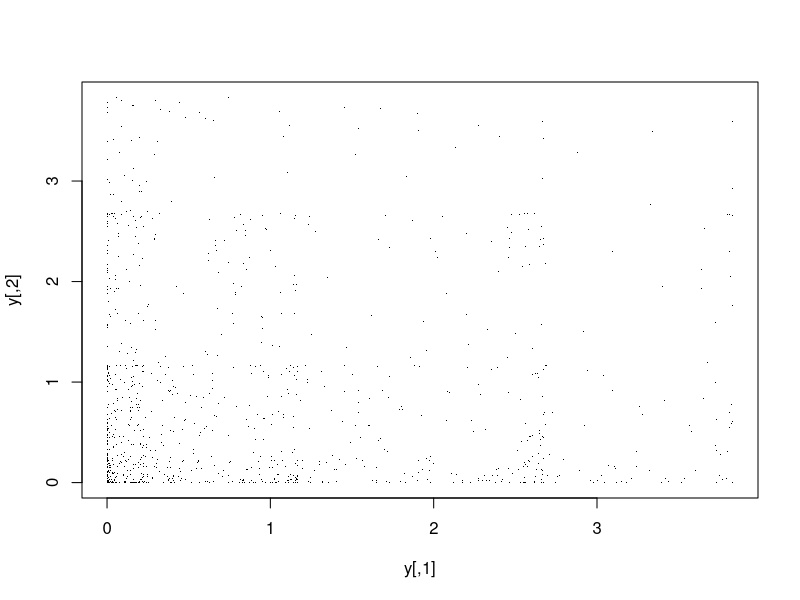
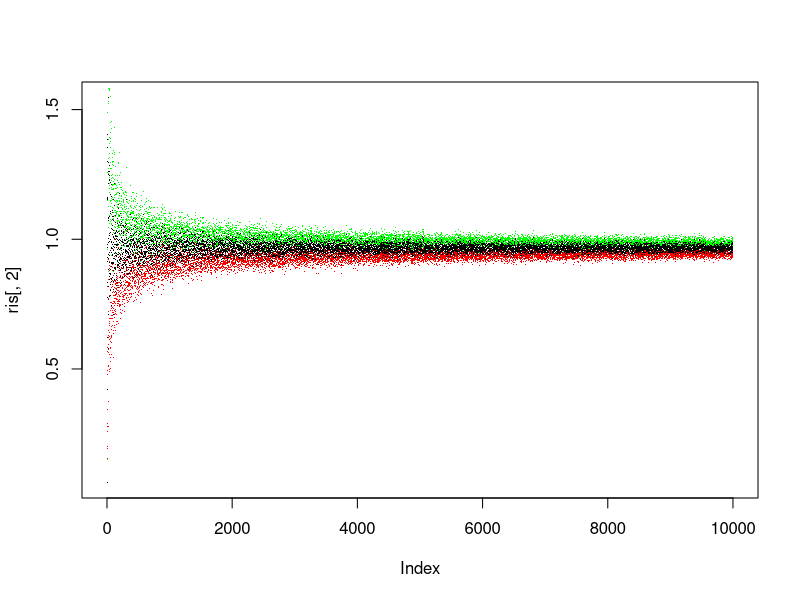
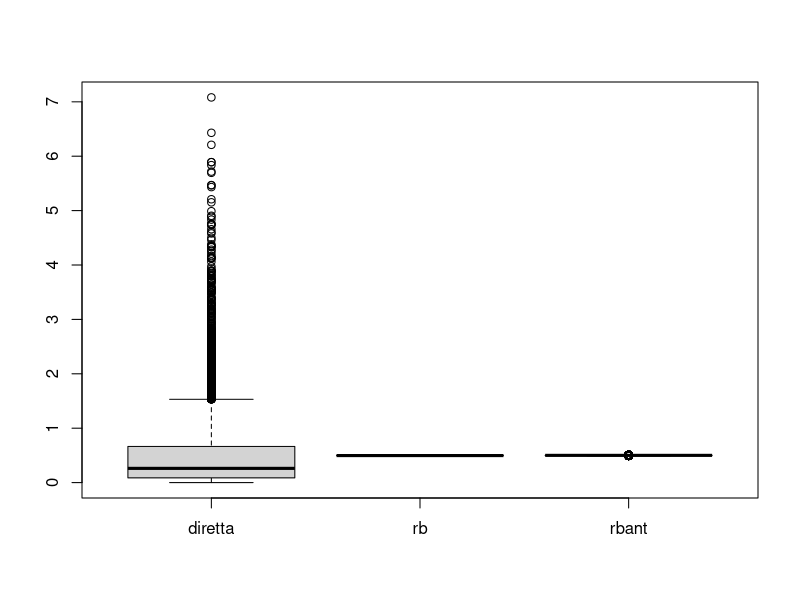

Write R code to recreate these figures, in order. (Note: this script raises an error after producing the figures.)
#LABORATORIO 2



#-------------------------------------ES. 1-------------------------------------

#per ic uso l'ic definito dalla distribuzione asintotica (se TLC valido) della 
#stima dell'integrale
monte.carlo1 <- function(n, f, B = 10000, alpha = 0.01){
  y <- sapply(rep(n,B), function(n) f(runif(n)))
  ybar <- mean(y)
  ic <- qnorm(1-alpha/2)*sd(y)/sqrt(B)
  cat ("La stima di I(f) e'", ybar,
       "\nIl vero I(f) e' compreso tra ", ybar - ic, "e", ybar + ic,
       "\n con probabilita'", 1 - alpha, "\n")
  plot(y, pch = '.')
}

h <- function(x) (cos(50*x)+sin(20*x))^2


monte.carlo1(1000,h)


#metodo più veloce ed efficiente 

h <- function(x) (cos(50*x)+sin(20*x))^2

B <- 10000

I <- h(runif(B))

mean(I)
s2 = var(I)
se = sqrt(s2/B)
mean(I) + c(-1,1) * qnorm(0.975) * se #ic 

#oppure direttamente
mean(I) + c(-1,1) * qnorm(0.975) *sd(I) /sqrt(B)

#verifico con la funzione nativa di R dato che l'integrale è univariato
integrate(h, 0, 1)
#la stima fatta via MC è molto vicina al valore restituito dalla funzioen nativa

#parte b

ris <- matrix(NA, 10000, 4)
colnames(ris) <- c('B', 'mean', 'inf', 'sup')


for (B in 2:10000){
  x <- runif(B)
  ris[B-1, 1] <- B
  ris[B-1, 2] <- mean(h(x))
  ris[B-1, 3] <- ris[B-1, 2]-qnorm(0.975)*sd(h(x))/sqrt(B)
  ris[B-1, 4] <- ris[B-1, 2]+qnorm(0.975)*sd(h(x))/sqrt(B)
}
plot(ris[,2], pch = '.')
points(ris[,3], pch = '.', col = 'red')
points(ris[,4], pch = '.', col = 'green')
points(ris[,2], pch = '.') #per mettere in evidenza i valori generati 

#-------------------------------------ES. 2-------------------------------------

monte.carlo2 <- function(n, f, B = 10000, alpha = 0.01) {
  y <- sapply(rep(n,B), function(n) f(runif(n), runif(n), runif(n)))
  ybar <- mean(y)
  ic <- qnorm(1-alpha/2)*sd(y)/sqrt(B)
  cat ("La stima di I(f) e'", ybar,
       "\nil vero valore di I(f) e' compreso tra ", ybar - ic ,
       "e", ybar + ic,
       "\n con probabilita'", 1 - alpha)
}

#per ovviare agli estemi di integrazione 'scomodi' e quindi dover generare da 
#un'unif(0,3), effettuo un cambio di variabili: yi = xi/3, passando 
#dalla funzione g1
g1 <- function(x1,x2,x3) exp(-abs(x1-x2)^(2+sqrt(x3)))
#alla funzione g2
g2 <- function(y1,y2,y3) 27 * exp(-abs(3*y1-3*y2)^(2+sqrt(3*y3)))

monte.carlo2(1000, g2)


#-------------------------------------ES. 3-------------------------------------

monte.carlo3 <- function(n, f, B = 10000, alpha = 0.01){
  y <- sapply(rep(n,B), function(n) f(runif(n,0,3),runif(n,0,3),runif(n,0,3)))
  #genero da uniformi (0,3)
  ybar <- mean(y)
  ic <- qnorm(1-alpha/2)*sd(y)/sqrt(B)
  cat ("Il valore previsto per I(f) e'", ybar,
       "\n il vero valore di I(f) e' tra", ybar-ic, "e", ybar+ic,
       "\n con probabilità", 1-alpha)
}

g1 <- function(x1,x2,x3) exp(-abs(x1-x2)^(2+sqrt(x3))) * 27 #*27 perchè la 
#densità dell'uniforme (0,3) è 1/3

monte.carlo3(1000, g1)



#-------------------------------------ES. 4-------------------------------------

t <- function (x) (exp(-sqrt(abs(x))) * sin(x^2/50))

B <- 10000

x <- rnorm(B, 0, 20)

z <- t(x)/dnorm(x,0,20)

g <- function(x) dnorm(x, 0,20)
integrate(g, -Inf, +Inf)
#qui si nota che (giustamente) la densità della normale integra ad 1, quindi 
#nella stima dell'integrale non è influente.

#intervallo di confidenza
cat(mean(z), mean(z)+c(-1,1)*qnorm(0.975)*sd(z)/sqrt(B), "\n")

#dato che l'integrale è univariato lo posso stimare con la funzione integrate()
integrate(t, -Inf, +Inf)


#senza campionamento per importanza: faccio un cambio di variabile per poter
#generare da un'unif(0,1):
# y = 1/(1 + e −x )
fy <- function(y){
  x = -log((1-y)/y)
  1/(y*(1-y)) * exp(-sqrt(abs(x)))*sin(x^2/50)
}

w <- fy(runif(B))
cat("Stima:", mean(w), "\nIntervallo:", 
    mean(w)+c(-1,1)*qnorm(0.975)*sd(w)/sqrt(B), "\n")
#la stima ha una bassissima precisione, questo sinpuo' capire dall'ampiezza 
#dell' ic

integrate(fy,1E-16,1-1E-16) # Dobbiamo escludere 0 e 1 dall'intervallo di
# integrazione, altrimenti si possono toccare valori 'scomodi' per la funzione,
#ossia 0 e 1



#-------------------------------------ES. 5-------------------------------------

#media di Y

# - procdeura diretta
B <- 10000

x <- rexp(B)

diretta <- sapply(x, function(x) runif(1, 0, x))

cat("Stima diretta di E(Y):", mean(diretta), 
    "\nIntervallo:", mean(diretta)+c(-1,1)*qnorm(0.975)*sd(diretta)/sqrt(B), "\n")

sd(diretta) #deviazione standard molto alta



# - Rao-Blackwell
#uso la media condizionata di Y|X, essendo X un'uniforme ha media X/2, quindi 
#calcolo la media di Y tramite la media condizionata di Y|X, ossia X/2
#la varianza usando rb è piu' bassa (vedi pag. 176 2 PARTE)
xrb <- rexp(B)
rb <- mean(xrb/2)

sd(xrb/2) #deviazione standard molto alta
cat("Stima di E(Y) con RB:", mean(xrb/2), "\nIntervallo:", 
    mean(xrb/2)+c(-1,1)*qnorm(0.975)*sd(xrb/2)/sqrt(B), "\n")


# - RB+anti
#genero solo al 1° livello (x~exp(n)) (RB)
#creo correlazione negativa alla generazione fatta al 1° livello (anti)
M <- 500
rbant <- rep(NA,M)
for (i in 1:M){
  u <- runif(B/2)
  x1 <- qexp(u)
  x2 <- qexp(1-u) #variabile antitetica 1-u per ottenere correlazione 
  x <- c(x1,x2)                                                 #negativa
  rbant[i] <- mean(x/2)
}

mean(rbant) 
sd(rbant) #ottima precisione

boxplot(cbind(diretta, rb, rbant))

cat('Deviazioni standard: \n',
    '\ndiretta', sd(diretta),
    '\nRB', sd(xrb/2),
    '\nrbant', sd(rbant))

mean(y>1)



#-------------------------------------ES. 5-------------------------------------

# - diretta 
B <- 1000
x <- rexp(B)
y <- sapply(x, function(x) runif(1, 0, x))
I1 <- mean(y)
P1 <- mean(y>1)
cat("La stima diretta di E(Y) e'", I1,
    "\nE' contenuta tra", I1 - qnorm(0.975)*sd(y)/sqrt(B),
    "e", I1 + qnorm(0.975)*sd(y)/sqrt(B),
    "con una probabilita' del 95%",
    "\nLa stima di P(Y>1) è", P1)

# - RB
#devo fare le medie delle varie exp, poi faccio la media delle medie
#condizionate
I2 <- mean(x/2)
P2 <- mean((x/2)>1)
cat("La stima RB di E(Y) e'", I2,
    "\nE' contenuta tra", I2 - qnorm(0.975)*sd(x/2)/sqrt(B),
    "e", I2 + qnorm(0.975)*sd(x/2)/sqrt(B),
    "con una probabilita' del 95%",
    "\nLa stima di P(Y>1) è", P2)


# - RB+anti
#RB perchè genero solo dalla variabile di primo livello (X)
#anti perche' introduco correlazione negativa tra la vechia variabile e una 
#nuova variabile. 
u <- runif(B/2) #genero da uniforme per poi applicare la funzione quantile di X
x1 <- qexp(u) #u e 1-u per apportare correlazione negativa che fa abbassare
x2 <- qexp(1-u) #la varianza della stima
x <- c(x1,x2) #media marginale delle variabili antitetiche 
I3 <- mean(x/2) #media delle medie marginali delle v. anti.
P3 <- mean((x/2)>1)
cv <- cov(x1, x2)
cat("La stima RB+anti di E(Y) e'", I3,
    "\nE' contenuta tra", I3 - qnorm(0.975)*sd(x/2)/sqrt(B),
    "e", I3 + qnorm(0.975)*sd(x/2)/sqrt(B),
    "con una probabilita' del 99%",
    "\nHa senso usare le variabili antitetiche in quanto cov(x1,x2)=", cv, 
    "\nLa stima di P(Y>1) è", P3)


#confronto dell'efficienza delle stime: faccio MC su MC
stima.diretta <- function(){
  B <- 10000
  x <- rexp(B)
  y <- sapply(x, function(x) runif(1, 0, x))
  mean(y)
}
stima.RB <- function(){
  B <- 10000
  x <- rexp(B)
  mean(x/2)
}
stima.RBanti <- function(){
  B <- 10000
  u <- runif(B/2) 
  x1 <- qexp(u)  
  x2 <- qexp(1-u)  
  x <- c(x1,x2) 
  mean(x/2)
}

M <- 500
ris.diretta <- ris.RB <- ris.RBanti <- rep(NA, M)
for (i in 1:M){
  cat('\n',i)
  ris.diretta[i] <- stima.diretta()
  ris.RB[i] <- stima.RB()
  ris.RBanti[i] <- stima.RBanti()
}
mean(ris.diretta) #stima MC su MC ottenuta con metodo diretto
mean(ris.RB) #stima MC su MC ottenuta con metodo Rao-Blackwell
mean(ris.RBanti) #stima MC su MC ottenuta con v. antitetiche e RB
sd(ris.diretta) #stima MC su MC ottenuta con metodo diretto
sd(ris.RB) #stima MC su MC ottenuta con metodo Rao-Blackwell
sd(ris.RBanti) #stima MC su MC ottenuta con v. antitetiche e RB
boxplot(cbind(ris.diretta, ris.RB, ris.RBanti))


#stima di P(Y>1)

B <- 10000
x <- rexp(B)
y <- sapply(x, function(x) runif(1, 0, x))

# - diretto
p1 <- mean(y>1)
cat("La stima diretta di P(Y>1) e'", p1,
    "\nSta nell'intervallo [", p1+c(-1,1)*qnorm(0.975)*sqrt(p1*(1-p1)/B), "]",
    "con probabilita' 0.95")

# - RB
f <- function(x) (x-1)/x * (x>1)
p2 <- mean(f(x))
cat("La stima di P(Y>1) con RB e'", p2,
    "\nSta nell'intervallo [", p2+c(-1,1)*qnorm(0.975)*sqrt(p2*(1-p2)/B), "]",
    "con probabilita' 0.95")

# - RB+anti
u <- runif(B/2)
x1 <- qexp(u)
x2 <- qexp(1-u)
cov(x1,x2)
x <- c(x1,x2)
p3 <- mean(f(x))
cat("La stima di P(Y>1) con RB e'", p3,
    "\nSta nell'intervallo [", p3+c(-1,1)*qnorm(0.975)*sqrt(p3*(1-p3)/B), "]",
    "con probabilita' 0.95")

#MC su MC 
M <- 5000
p.diretta <- p.RB <- p.RBanti <- rep(NA, M)

for (i in 1:M){
  cat('\n', i)
  x <- rexp(B)
  y <- sapply(x, function(x) runif(1, 0, x))
  p.diretta[i] <- mean(y>1)
  p.RB[i] <- mean(f(x))
}
for (i in 1:M){
  cat('\n', i)
  u <- runif(B)
  x1 <- qexp(u)
  x2 <- qexp(1-u)
  x <- c(x1,x2)
  p.RBanti[i] <- mean(f(x))
}

mean(p.diretta)
mean(p.RB)
mean(p.RBanti)

sd(p.diretta)
sd(p.RB)
sd(p.RBanti)

boxplot(cbind(p.diretta, p.RB, p.RBanti))



#-------------------------------------ES. 6-------------------------------------

#funzione che genera da una uniforme discretizzata
f <- function(){
  x <- runif(365)
  y <- sapply(x, function(x) rbinom(1, 364, x))
  1+y
}

#verifica di casualità
b <- seq(1,365)
n <- length(b)

#densità
hist(y/n, nclass = 100, prob = T)
curve(dunif(x), add = T, col = 'blue')

#grafico di dispersione
plot(b,y)

#confronto FdR empirica e teorica
plot(ecdf(y/n))
curve(punif(x), add = T, col = 'green')


#oppure piu facilmente
x <- sample(1:365, 1)



sameday <- function(n){
  x <- sample(1:365, 1)
  y <- rep(NA,n)
  for (i in 1:n){  
    y[i] <- sample(1:365, 1)
  }
  v <- x == y
  sum(v)
}

#MC su MC per stimare la frazione di persone che compie gli anni lo stesso 
#giorno tramite simulazione
mc.sd <- function(n){
  B <- 10000
  sm <- 0
  for (i in 1:B){
    sm <- sm + sameday(n)
  }
  sm/B
}





